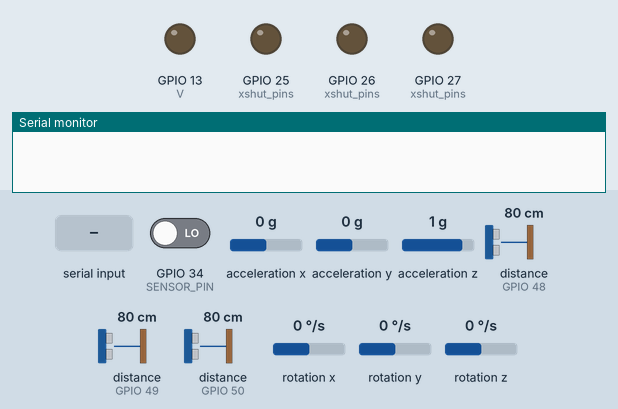
A sketch run on a simulated ESP32. Shown: output pins drawn as LEDs (lit = HIGH), the last lines printed to the serial monitor. The inputs (shaded band) are chosen by the test bench; at power-on: GPIO 34 (SENSOR_PIN) LOW, acceleration x 0 g, acceleration y 0 g, acceleration z 1 g, distance to the obstacle (sensors on GPIO 48, GPIO 49, GPIO 50) 80 cm, rotation x 0 °/s, rotation y 0 °/s, rotation z 0 °/s.

Above: at 0.0 s.
At 4.2 s:
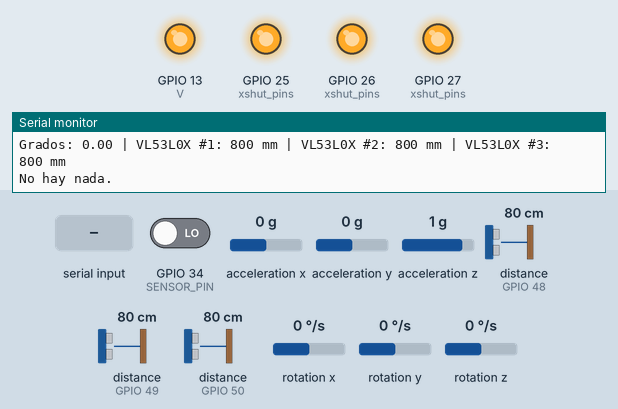
4.3 s: "90,45\n" received over Serial
At 4.45 s:
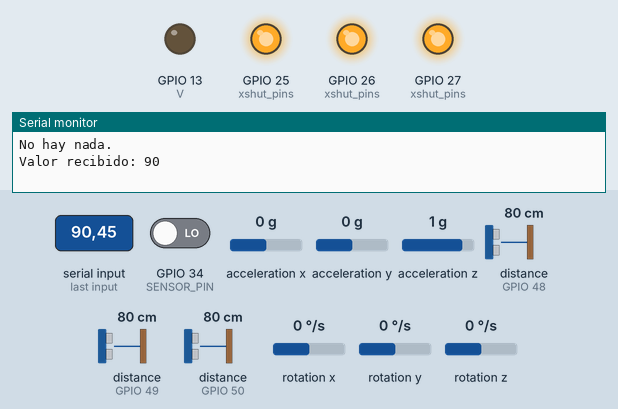
6.0 s: GPIO 34 (SENSOR_PIN) driven HIGH
Timing chart, 0 to 9.0 s (numbered marks = the images above; inputs shaded):
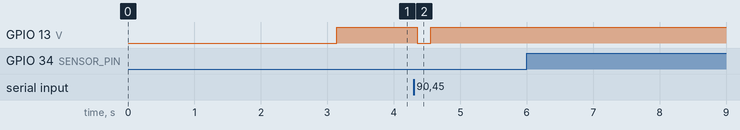

The sketch:

ESP32Test.ino
```cpp
#include <Wire.h>
#include <VL53L0X.h>
#include <MPU6050_tockn.h>

// Pines XSHUT (Usamos GPIOs seguros en ESP32)
#define XSHUT_1 25
#define XSHUT_2 26
#define XSHUT_3 27

// Pines de entrada y salida
#define SENSOR_PIN 34  // GPIO 34 es solo entrada en ESP32
#define V 13  // LED en GPIO 13

MPU6050 gyro(Wire);
VL53L0X sensor1, sensor2, sensor3;

int valor = 0;  // Posición del objeto otorgado por la Raspberry Pi

void setup() {
    Serial.begin(115200);
    Wire.begin(21, 22);  // ESP32 usa SDA 21 y SCL 22 por defecto

    inicializarMPU();
    configurarVL53L0X();

    pinMode(SENSOR_PIN, INPUT);
    pinMode(V, OUTPUT);
}

void loop() {
    int posicion;
    leerMPU();
    leerSensoresVL53L0X();
    posicion = ColorPosicion();
    delay(100);
}

void inicializarMPU() {
    gyro.begin();
    gyro.calcGyroOffsets(true);
}

void configurarVL53L0X() {
    const int xshut_pins[] = {XSHUT_1, XSHUT_2, XSHUT_3};
    VL53L0X* sensores[] = {&sensor1, &sensor2, &sensor3};
    const uint8_t direcciones[] = {0x30, 0x31, 0x32};

    for (int i = 0; i < 3; i++) {
        pinMode(xshut_pins[i], OUTPUT);
        digitalWrite(xshut_pins[i], LOW);
    }
    delay(10);

    for (int i = 0; i < 3; i++) {
        digitalWrite(xshut_pins[i], HIGH);
        delay(10);
        sensores[i]->init();
        sensores[i]->setAddress(direcciones[i]);
        sensores[i]->startContinuous();
    }
}

int ColorPosicion() {
    int estado = digitalRead(SENSOR_PIN);  // Leer el estado del pin de entrada

    if (estado == HIGH) {
        Serial.println("¡Señal recibida! La Raspberry detectó verde.");
        digitalWrite(V, HIGH);
    } else {
        Serial.println("No hay nada.");
        digitalWrite(V, LOW);
    }

    if (Serial.available() > 0) {  // Si hay datos disponibles en el puerto serial
        String posicion = Serial.readStringUntil('\n');
        valor = posicion.toInt();
        digitalWrite(V, LOW);
        Serial.print("Valor recibido: ");
        Serial.println(valor);
    } else {
        digitalWrite(V, HIGH);
    }
    return valor;
}

void leerMPU() {
    gyro.update();
    float angleZ = gyro.getAngleZ();
    Serial.print("Grados: ");
    Serial.print(angleZ);
}

void leerSensoresVL53L0X() {
    Serial.print(" | VL53L0X #1: "); Serial.print(sensor1.readRangeContinuousMillimeters());
    Serial.print(" mm | VL53L0X #2: "); Serial.print(sensor2.readRangeContinuousMillimeters());
    Serial.print(" mm | VL53L0X #3: "); Serial.print(sensor3.readRangeContinuousMillimeters());
    Serial.println(" mm");
}
```

Measured:
- after the input at 4.3 s, GPIO 13 (V): HIGH → LOW after 0.05 s, → HIGH 0.20 s later
